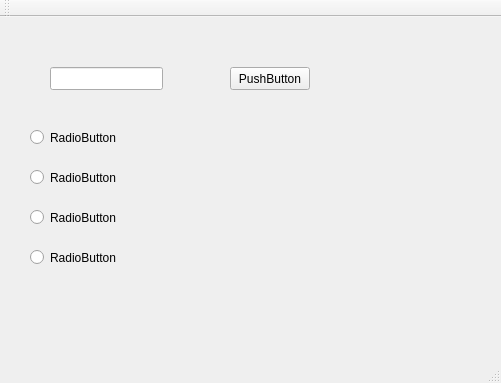
<?xml version="1.0" encoding="UTF-8"?>
<ui version="4.0">
 <class>MainWindow</class>
 <widget class="QMainWindow" name="MainWindow">
  <property name="geometry">
   <rect>
    <x>0</x>
    <y>0</y>
    <width>501</width>
    <height>383</height>
   </rect>
  </property>
  <property name="windowTitle">
   <string>MainWindow</string>
  </property>
  <widget class="QWidget" name="centralWidget">
   <widget class="QLineEdit" name="lineEdit">
    <property name="geometry">
     <rect>
      <x>50</x>
      <y>50</y>
      <width>113</width>
      <height>23</height>
     </rect>
    </property>
   </widget>
   <widget class="QPushButton" name="pushButton">
    <property name="geometry">
     <rect>
      <x>230</x>
      <y>50</y>
      <width>80</width>
      <height>23</height>
     </rect>
    </property>
    <property name="text">
     <string>PushButton</string>
    </property>
   </widget>
   <widget class="QRadioButton" name="radioButton">
    <property name="geometry">
     <rect>
      <x>30</x>
      <y>110</y>
      <width>100</width>
      <height>21</height>
     </rect>
    </property>
    <property name="text">
     <string>RadioButton</string>
    </property>
   </widget>
   <widget class="QRadioButton" name="radioButton_2">
    <property name="geometry">
     <rect>
      <x>30</x>
      <y>150</y>
      <width>100</width>
      <height>21</height>
     </rect>
    </property>
    <property name="text">
     <string>RadioButton</string>
    </property>
   </widget>
   <widget class="QRadioButton" name="radioButton_3">
    <property name="geometry">
     <rect>
      <x>30</x>
      <y>190</y>
      <width>100</width>
      <height>21</height>
     </rect>
    </property>
    <property name="text">
     <string>RadioButton</string>
    </property>
   </widget>
   <widget class="QRadioButton" name="radioButton_4">
    <property name="geometry">
     <rect>
      <x>30</x>
      <y>230</y>
      <width>100</width>
      <height>21</height>
     </rect>
    </property>
    <property name="text">
     <string>RadioButton</string>
    </property>
   </widget>
  </widget>
  <widget class="QMenuBar" name="menuBar">
   <property name="geometry">
    <rect>
     <x>0</x>
     <y>0</y>
     <width>501</width>
     <height>20</height>
    </rect>
   </property>
  </widget>
  <widget class="QToolBar" name="mainToolBar">
   <attribute name="toolBarArea">
    <enum>TopToolBarArea</enum>
   </attribute>
   <attribute name="toolBarBreak">
    <bool>false</bool>
   </attribute>
  </widget>
  <widget class="QStatusBar" name="statusBar"/>
 </widget>
 <layoutdefault spacing="6" margin="11"/>
 <resources/>
 <connections/>
</ui>
